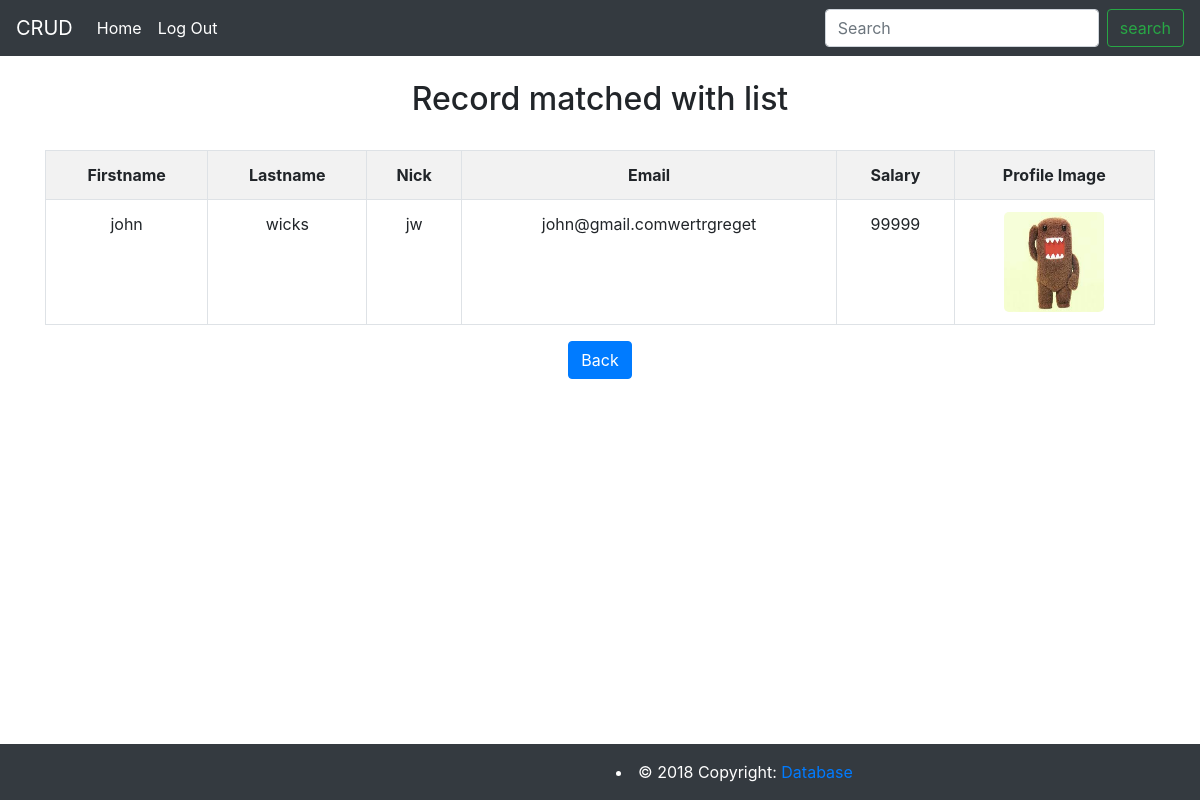
Page /search1.php?firstName=john on the committed database.
### tables this page shows
CREATE TABLE IF NOT EXISTS `personal` (
  `id` int(11) NOT NULL AUTO_INCREMENT,
  `picture` varchar(300) NOT NULL,
  `firstName` varchar(500) NOT NULL,
  `lastName` varchar(500) NOT NULL,
  `nick` varchar(500) NOT NULL,
  `email` varchar(500) NOT NULL,
  `salary` int(11) NOT NULL,
  PRIMARY KEY (`id`)
);

### search1.php (the view, shortened to what this page needs)
<?php
include 'header.php';
    $con=new PDO ("mysql:host=localhost;dbname=mydatabase","root","");
$firstName=$_REQUEST["firstName"];
$checkuser=$con->prepare("SELECT * FROM personal WHERE firstName=:firstName OR id=:firstName");
$checkuser->execute([':firstName'=>$firstName]);
if($checkuser->rowCount()>0){
  echo "<br>";
echo "<center><h2>Record matched with list</h2></center>";
?>
<!DOCTYPE html>
<html lang="en">
<head>
  <link rel="stylesheet" href="bootstrap/css/bootstrap.min.css">
  <link rel="stylesheet" type="text/css" href="css/glyphicon.css">
</head>
<body>
  <div class="container">
    <table class="table table-bordered table-striped table-hover text-center">
      <br>
  <tr>
  <th>Firstname</th>
  <th>Lastname</th>
  <th>Nick</th>
  <th>Email</th>
  <th>Salary</th>
 <th>Profile Image</th>
  </tr>
<?php
while($dta=$checkuser->fetch())
{
?>
   <tr>
   	<td><?php echo $dta["firstName"];?></td>
   		<td><?php echo $dta["lastName"];?></td>
   			<td><?php echo $dta["nick"];?></td>
   				<td><?php echo $dta["email"];?></td>
   					<td><?php echo $dta["salary"];?></td>
<td><center><img class="sty" src="<?php echo $dta["picture"];?>" height="100px" width="100px"></center></td>
</tr>
<?php
}
}
?>
</table>
</div>
<center><a href="index1.php"><button type="button" class="btn btn-primary">Back</button></a></center>
<br>
</body>
</html>
<?php
include 'footer.php'
?>

### search1.php (style rules this page uses)
.sty { border-radius: 5%; }

### rows in the picture
personal: firstName "john", lastName "wicks", nick "jw", email "john@gmail.comwertrgreget", salary "99999", picture (picture)
